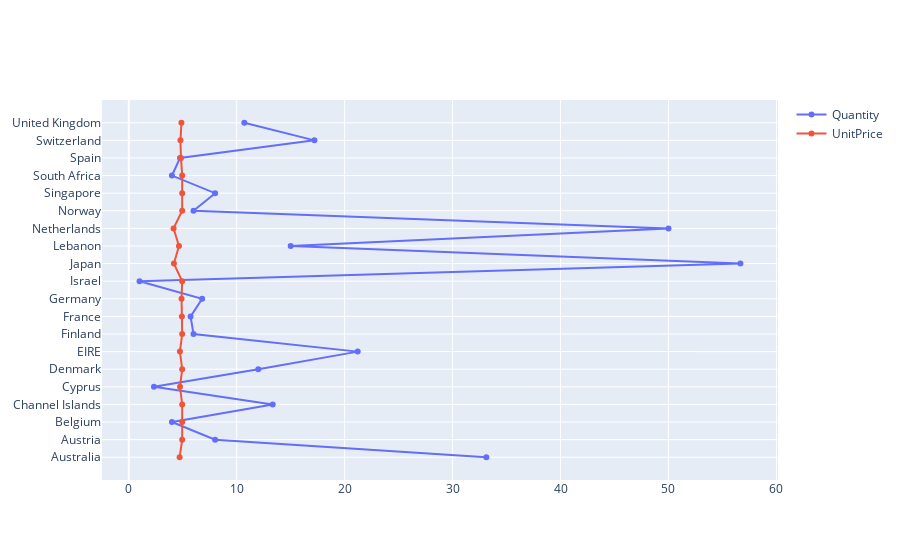

Notebook source saved alongside this figure:
### Code cell
fig = go.Figure()
fig.add_trace(go.Scatter(x=data3["Quantity"], y=data3["Country"],
                    mode='lines+markers',
                    name='Quantity'))
fig.add_trace(go.Scatter(x=data3["UnitPrice"], y=data3["Country"],
                    mode='lines+markers',
                    name='UnitPrice'))

fig.show()

### Figure 1 — Plotly figure (JSON) as saved in the notebook; plotly's stock layout.template omitted (floating-point values rounded to 4 significant figures)
{"data": [{"mode": "lines+markers", "name": "Quantity", "type": "scatter", "x": [33.12, 8, 4, 13.33, 2.333, 12, 21.21, 6, 5.727, 6.8, 1, 56.67, 15, 50, 6, 8, 4, 4.75, 17.2, 10.71], "y": ["Australia", "Austria", "Belgium", "Channel Islands", "Cyprus", "Denmark", "EIRE", "Finland", "France", "Germany", "Israel", "Japan", "Lebanon", "Netherlands", "Norway", "Singapore", "South Africa", "Spain", "Switzerland", "United Kingdom"]}, {"mode": "lines+markers", "name": "UnitPrice", "type": "scatter", "x": [4.713, 4.95, 4.95, 4.95, 4.75, 4.95, 4.739, 4.95, 4.923, 4.89, 4.95, 4.183, 4.65, 4.15, 4.95, 4.95, 4.95, 4.838, 4.79, 4.881], "y": ["Australia", "Austria", "Belgium", "Channel Islands", "Cyprus", "Denmark", "EIRE", "Finland", "France", "Germany", "Israel", "Japan", "Lebanon", "Netherlands", "Norway", "Singapore", "South Africa", "Spain", "Switzerland", "United Kingdom"]}], "layout": {}}
